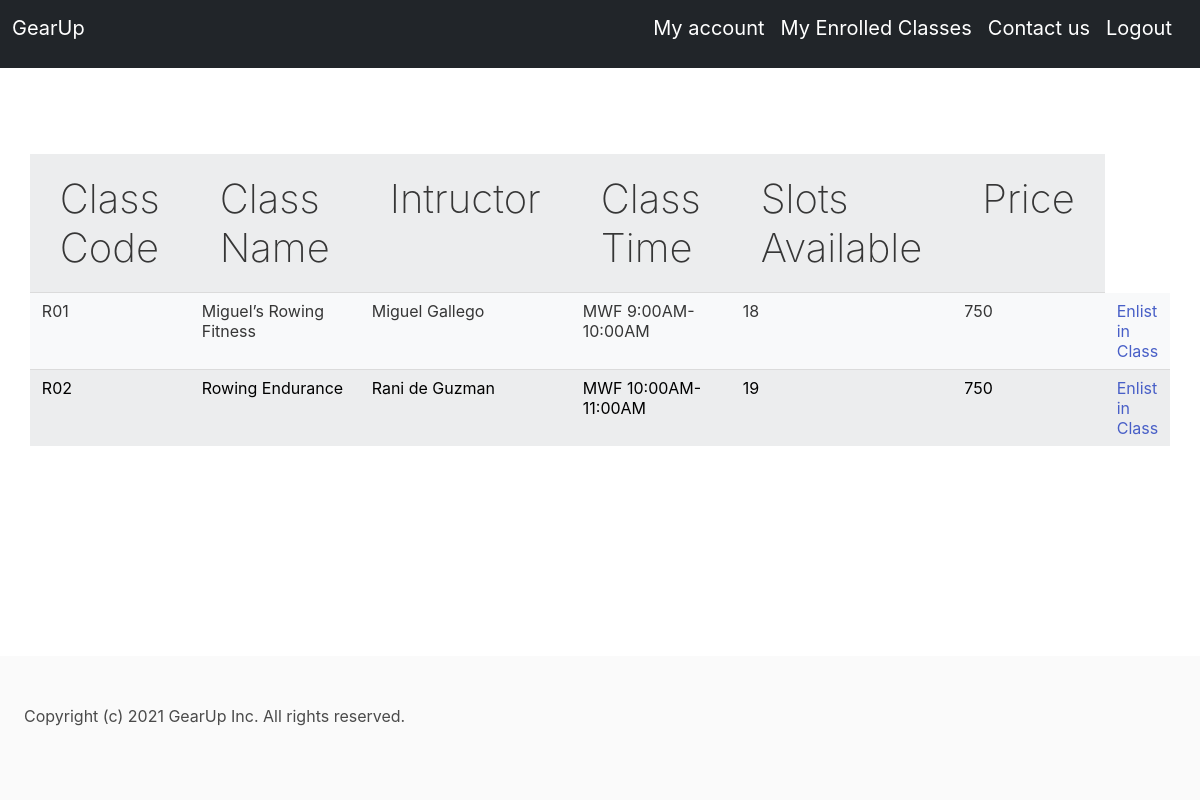
The app's page /rowingclasses (signed in), older data.
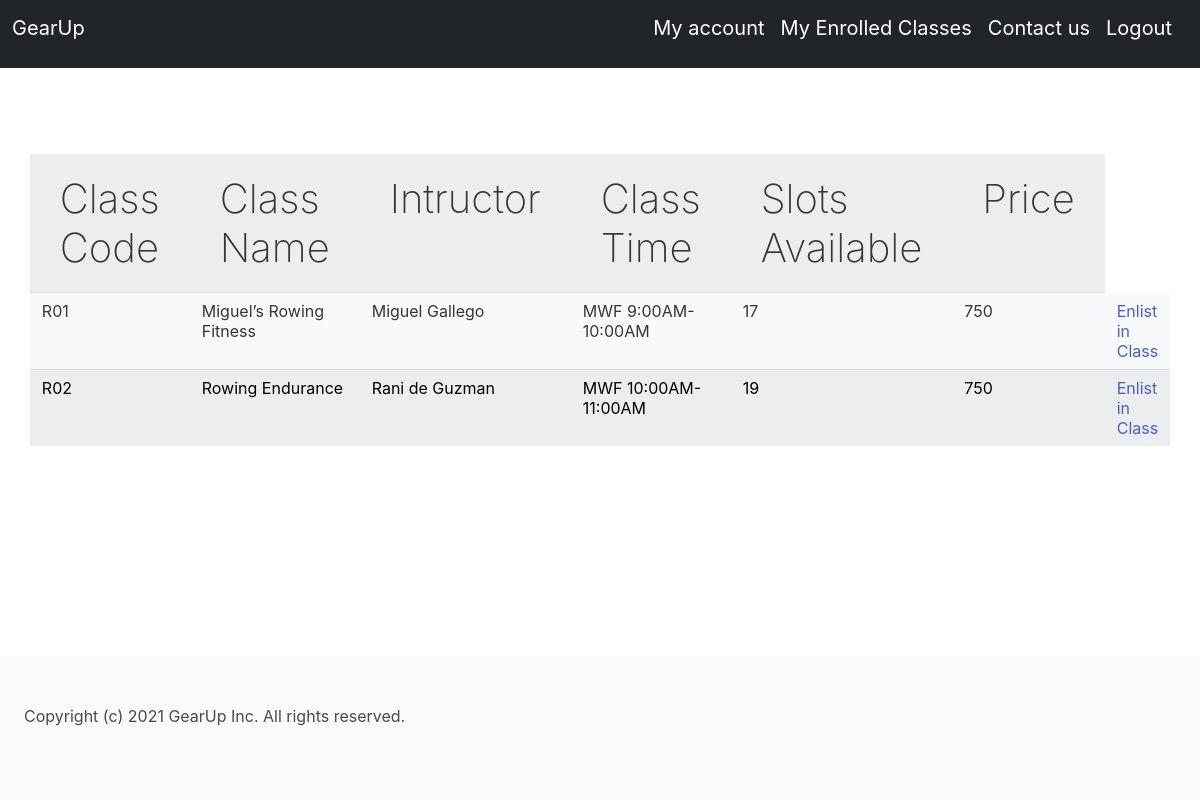
The same page, newer data.
### app.py (models this page shows)
class Classes(db.Model):
    id = db.Column(db.Integer, primary_key=True)
    class_code = db.Column(db.String(10), unique=True)
    class_category = db.Column(db.String(50))
    class_name = db.Column(db.String(50))
    instructor = db.Column(db.String(50))
    class_time = db.Column(db.String(50))
    price = db.Column(db.Integer)
    slots_available = db.Column(db.Integer)

### app.py (the view)
@app.route("/rowingclasses")
@login_required
def rowing():
    classes = Classes.query.filter_by(class_category="Rowing")
    return render_template("rowing.html", classes=classes)

### app.py (called while the page is built)
@login_manager.user_loader
def load_user(user_id):
    return Users.query.get(int(user_id))

### templates/rowing.html
<html>
{% include "header1.html" %}
{% block content %}
<div class="tablebg">
<table class="table table-light table-striped", style="width:500px">
    <tr>
        <th scope="col">Class Code</th>
        <th scope="col">Class Name</th>
        <th scope="col">Intructor</th>
        <th scope="col">Class Time</th>
        <th scope="col">Slots Available</th>
        <th scope="col">Price</th>
    </tr>
    {% for class in classes %}
    <tr>
        <td>{{ class.class_code}}</td>
        <td>{{ class.class_name}}</td>
        <td>{{ class.instructor}}</td>
        <td>{{ class.class_time}}</td>
        <td>{{ class.slots_available}}</td>
        <td>{{ class.price}}</td>
        <td>
            <a href="/enlistclass?code={{ class.class_code }}">Enlist in Class</a>
        </td>
    </tr>
    {% endfor %}
</table>
</div>
{% include "footer.html" %}
{% endblock %}
</html>

Row changes from the older to the newer data that the page shows:
changed Classes "Miguel’s Rowing Fitness": slots_available "18" → "17"
